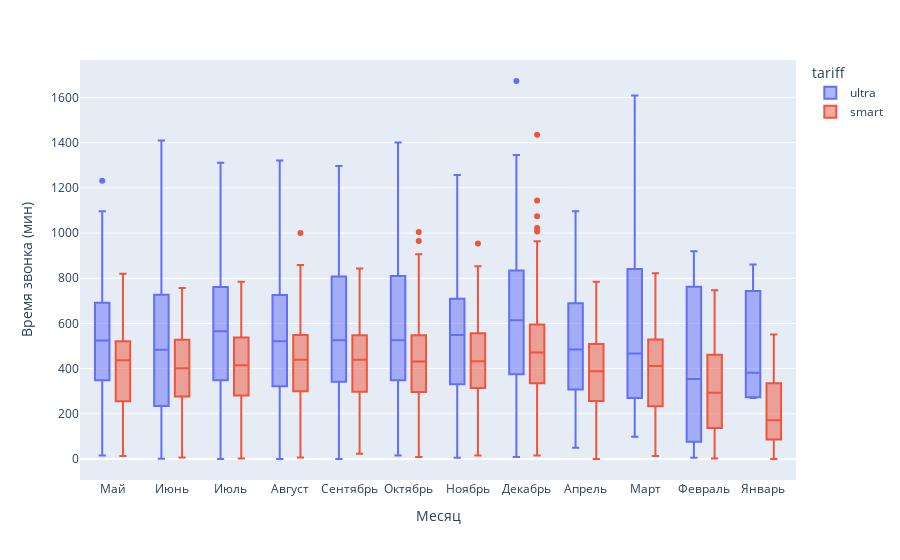
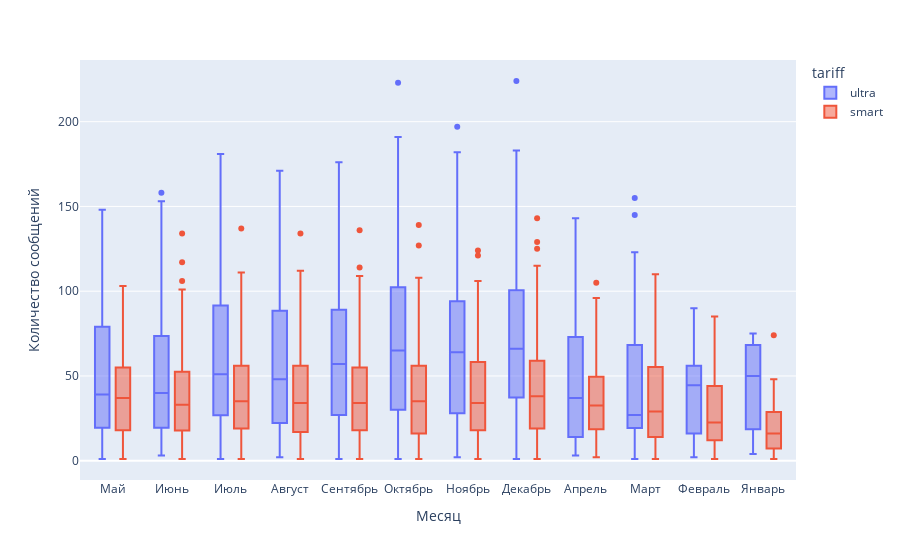
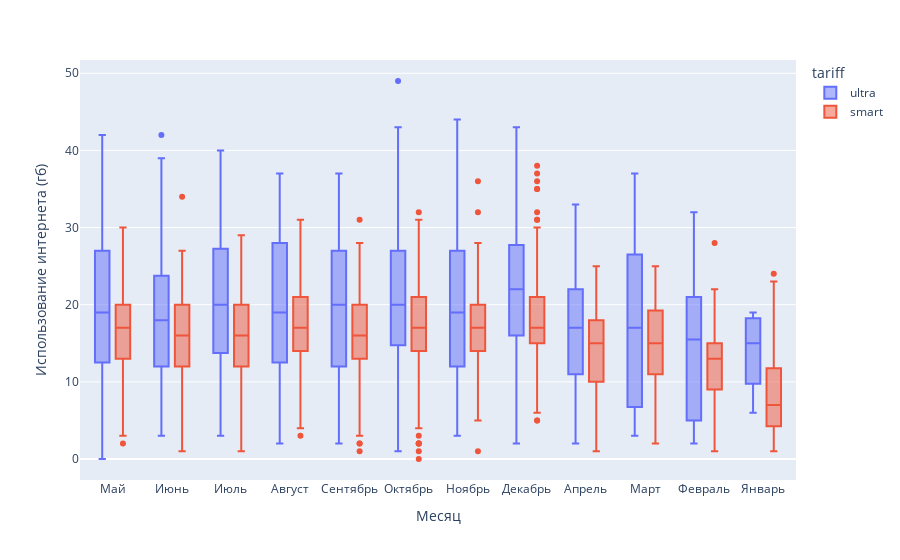

The code cell stored with these charts, in order, in its notebook:
### Code cell
# построим распределение потребностей пользователей тарифов по месяцам

columns = {
    'rounded_duration': 'Время звонка (мин)',
    'messages_count': 'Количество сообщений',
    'rounded_gb_used': 'Использование интернета (гб)'
}

for column, title in zip(columns.keys(), columns.values()):
    fig = px.box(merged_data, x="date", y=column, color="tariff")
    fig.update_layout(
        showlegend=True,
        xaxis_title="Месяц",
        yaxis_title=title
    )

    fig.show()

### Figure 1 — Plotly figure (JSON) as saved in the notebook; plotly's stock layout.template omitted (floating-point values rounded to 4 significant figures; data arrays with more than 128 entries replaced by an {"elided": "..."} marker saying what was removed)
{"data": [{"alignmentgroup": "True", "hovertemplate": "tariff=ultra<br>date=%{x}<br>rounded_duration=%{y}<extra></extra>", "legendgroup": "ultra", "marker": {"color": "#636efa"}, "name": "ultra", "notched": false, "offsetgroup": "ultra", "orientation": "v", "showlegend": true, "x": {"elided": "752 str values"}, "x0": " ", "xaxis": "x", "y": {"elided": "752 int values"}, "y0": " ", "yaxis": "y", "type": "box"}, {"alignmentgroup": "True", "hovertemplate": "tariff=smart<br>date=%{x}<br>rounded_duration=%{y}<extra></extra>", "legendgroup": "smart", "marker": {"color": "#EF553B"}, "name": "smart", "notched": false, "offsetgroup": "smart", "orientation": "v", "showlegend": true, "x": {"elided": "1915 str values"}, "x0": " ", "xaxis": "x", "y": {"elided": "1915 int values"}, "y0": " ", "yaxis": "y", "type": "box"}], "layout": {"xaxis": {"anchor": "y", "domain": [0.0, 1.0], "title": {"text": "Месяц"}}, "yaxis": {"anchor": "x", "domain": [0.0, 1.0], "title": {"text": "Время звонка (мин)"}}, "legend": {"title": {"text": "tariff"}, "tracegroupgap": 0}, "margin": {"t": 60}, "boxmode": "group", "showlegend": true}}

### Figure 2 — Plotly figure (JSON) as saved in the notebook; plotly's stock layout.template omitted (floating-point values rounded to 4 significant figures; data arrays with more than 128 entries replaced by an {"elided": "..."} marker saying what was removed)
{"data": [{"alignmentgroup": "True", "hovertemplate": "tariff=ultra<br>date=%{x}<br>messages_count=%{y}<extra></extra>", "legendgroup": "ultra", "marker": {"color": "#636efa"}, "name": "ultra", "notched": false, "offsetgroup": "ultra", "orientation": "v", "showlegend": true, "x": {"elided": "752 str values"}, "x0": " ", "xaxis": "x", "y": {"elided": "752 int values"}, "y0": " ", "yaxis": "y", "type": "box"}, {"alignmentgroup": "True", "hovertemplate": "tariff=smart<br>date=%{x}<br>messages_count=%{y}<extra></extra>", "legendgroup": "smart", "marker": {"color": "#EF553B"}, "name": "smart", "notched": false, "offsetgroup": "smart", "orientation": "v", "showlegend": true, "x": {"elided": "1915 str values"}, "x0": " ", "xaxis": "x", "y": {"elided": "1915 int values"}, "y0": " ", "yaxis": "y", "type": "box"}], "layout": {"xaxis": {"anchor": "y", "domain": [0.0, 1.0], "title": {"text": "Месяц"}}, "yaxis": {"anchor": "x", "domain": [0.0, 1.0], "title": {"text": "Количество сообщений"}}, "legend": {"title": {"text": "tariff"}, "tracegroupgap": 0}, "margin": {"t": 60}, "boxmode": "group", "showlegend": true}}

### Figure 3 — Plotly figure (JSON) as saved in the notebook; plotly's stock layout.template omitted (floating-point values rounded to 4 significant figures; data arrays with more than 128 entries replaced by an {"elided": "..."} marker saying what was removed)
{"data": [{"alignmentgroup": "True", "hovertemplate": "tariff=ultra<br>date=%{x}<br>rounded_gb_used=%{y}<extra></extra>", "legendgroup": "ultra", "marker": {"color": "#636efa"}, "name": "ultra", "notched": false, "offsetgroup": "ultra", "orientation": "v", "showlegend": true, "x": {"elided": "752 str values"}, "x0": " ", "xaxis": "x", "y": {"elided": "752 int values"}, "y0": " ", "yaxis": "y", "type": "box"}, {"alignmentgroup": "True", "hovertemplate": "tariff=smart<br>date=%{x}<br>rounded_gb_used=%{y}<extra></extra>", "legendgroup": "smart", "marker": {"color": "#EF553B"}, "name": "smart", "notched": false, "offsetgroup": "smart", "orientation": "v", "showlegend": true, "x": {"elided": "1915 str values"}, "x0": " ", "xaxis": "x", "y": {"elided": "1915 int values"}, "y0": " ", "yaxis": "y", "type": "box"}], "layout": {"xaxis": {"anchor": "y", "domain": [0.0, 1.0], "title": {"text": "Месяц"}}, "yaxis": {"anchor": "x", "domain": [0.0, 1.0], "title": {"text": "Использование интернета (гб)"}}, "legend": {"title": {"text": "tariff"}, "tracegroupgap": 0}, "margin": {"t": 60}, "boxmode": "group", "showlegend": true}}
